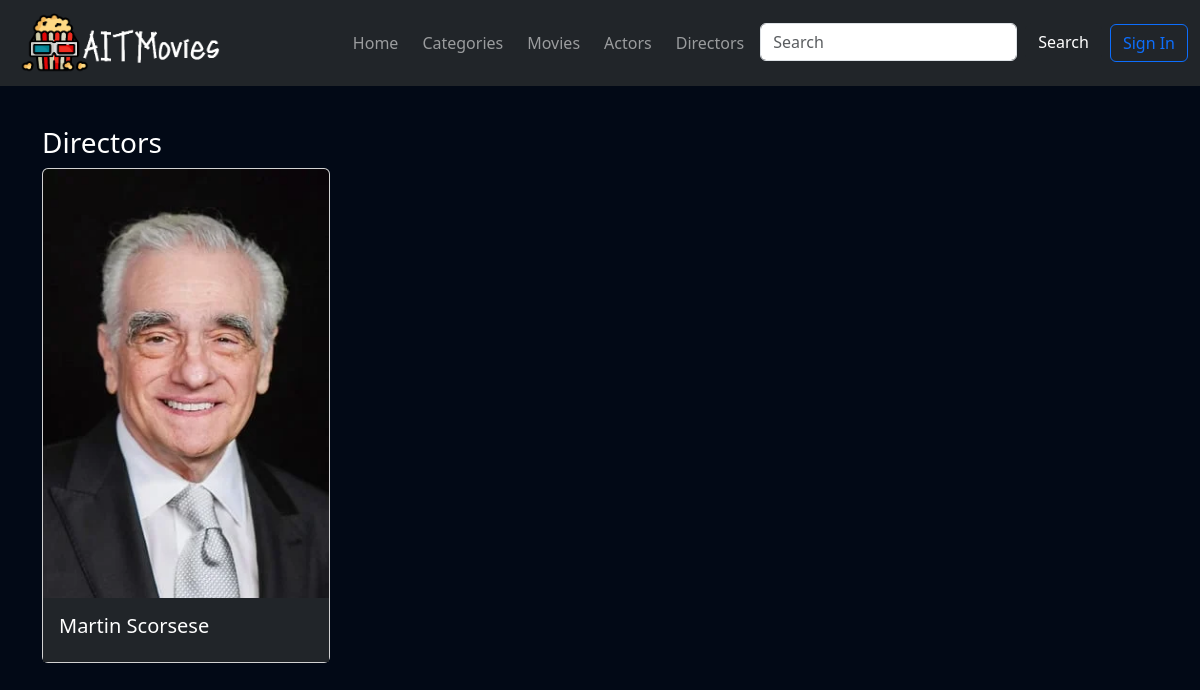
The app's page /all_directors.php with its own data.
### tables this page shows
CREATE TABLE `directors` (
  `directorid` int(11) NOT NULL,
  `fname` varchar(255) NOT NULL,
  `lname` varchar(255) NOT NULL,
  `gender` varchar(15) NOT NULL,
  `description` text NOT NULL,
  `movie1` varchar(255) NOT NULL,
  `movie2` varchar(255) NOT NULL,
  `movie3` varchar(255) NOT NULL,
  `photo` varchar(255) NOT NULL
);

### all_directors.php (the view, shortened to what this page needs)
<?php
include 'navbar.php';
include 'db_connect.php';
$searchTerm = isset($_GET['query']) ? $_GET['query'] : '';
$directorsSql = "SELECT directorid, fname, lname, photo FROM directors WHERE CONCAT(fname, ' ', lname) LIKE ?";
$results = ['directors' => []];
function searchTable($conn, $sql, $searchTerm, &$results, $table)
{
    if ($stmt = $conn->prepare($sql)) {
        $term = "%$searchTerm%";
        $stmt->bind_param("s", $term);
        $stmt->execute();
        $result = $stmt->get_result();
        while ($row = $result->fetch_assoc()) {
            $results[$table][] = $row;
        }
    }
}
searchTable($conn, $directorsSql, $searchTerm, $results, 'directors');
echo "<div class='container mt-5'>";
if (!empty($results['directors'])) {
    echo "<div class='row mt-5'>";
    echo "<h3 class='text-white'>Directors</h3>";
    foreach ($results['directors'] as $director) {
        echo "<div class='col-md-4 mb-3'>";
        echo "<a href='director_profile.php?directorid=" . $director['directorid'] . "' class='text-decoration-none'>";
        echo "<div class='card' style='width: 18rem;'>";
        echo "<img src='" . htmlspecialchars($director['photo']) . "' class='card-img-top' alt='Director Photo'>";
        echo "<div class='card-body bg-dark text-white'>";
        echo "<h5 class='card-title'>" . htmlspecialchars($director['fname']) . " " . htmlspecialchars($director['lname']) . "</h5>";
        echo "</div>";
        echo "</div>";
        echo "</a>";
        echo "</div>";
    }
    echo "</div>";
}
echo "</div>";

### style.css (style rules this page uses)
body { padding-top: 78px; background-color: #020916; }

### records on screen
directors: photo (picture), fname "Martin", lname "Scorsese"
